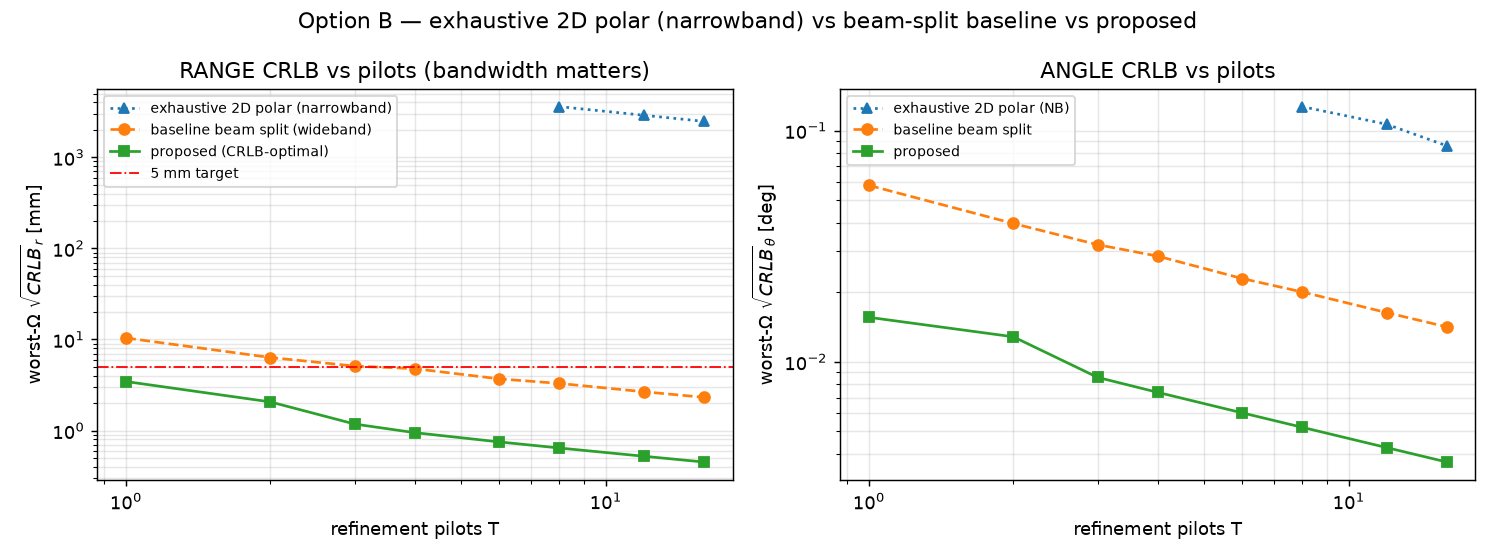

Generate this figure with Python:
#!/usr/bin/env python3
"""
Option B — three-way overhead↔accuracy comparison:
  (i)  Exhaustive 2-D polar search   — T phase-shifter-focused polar codewords
       tiling Omega (no beam split; the classical high-overhead near-field
       baseline), evaluated under the SAME off-grid ML / semi-closed CRLB;
  (ii) Baseline beam split           — space-covering distance-dependent sweep;
  (iii)Proposed                      — CRLB-optimal (Omega-focused) beam split.
All reuse the baseline delay_polar_2d channel model. Fixed absolute noise.
"""
import os, numpy as np
import matplotlib; matplotlib.use("Agg")
import matplotlib.pyplot as plt

c = 3e8; Nt, fc, B, M = 128, 10e9, 2e9, 512
d = (c/fc)/2; nn = np.arange(-(Nt-1)/2, (Nt-1)/2+1)
fm = fc + B/M*(np.arange(1, M+1)-1-(M-1)/2); km = 2*np.pi*fm/c; kc = 2*np.pi*fc/c
SNR_dB = 10.0; SIGMA2 = 10**(-SNR_dB/10)
th0 = np.radians(11.54); r0 = 20.0; dth = np.radians(1.0); dr = 2.0
OMEGA = [(t, r) for t in th0+np.linspace(-dth, dth, 3) for r in r0+np.linspace(-dr, dr, 3)]
vth0 = np.sin(th0); a0 = np.cos(th0)**2/(2*r0)
ratio = fc/fm; dspan = ratio.max()-ratio.min(); rmid = ratio.mean()
vext = np.cos(th0)*2*dth
aext = abs(np.cos(th0)**2/(2*(r0-dr)) - np.cos(th0)**2/(2*(r0+dr)))

def cw(t1, a1, t2, a2):
    ncol = nn.reshape(-1, 1)
    return 1/np.sqrt(Nt)*np.exp(-1j*km[None, :]*(ncol*d*t1-ncol**2*d**2*a1)
                                -1j*kc*(ncol*d*t2-ncol**2*d**2*a2))     # Nt x M

def channel(theta, r):
    rn = np.sqrt(r**2+(nn*d)**2-2*r*nn*d*np.sin(theta))
    return np.exp(-1j*np.outer(km, rn))/np.sqrt(Nt)

def fim(Wl, theta, r, subc=None):
    # subc = subcarrier index subset to observe (None -> all M, wideband).
    # Narrowband exhaustive polar search observes ONE subcarrier per pilot.
    idx = np.arange(M) if subc is None else np.asarray(subc)
    H = channel(theta, r); st, ct = np.sin(theta), np.cos(theta); D = []
    for Ws in Wl:
        g = (H*Ws.T)[idx]; kmi = km[idx]
        G0 = g.sum(1); G1 = (g*nn).sum(1); G2 = (g*nn**2).sum(1)
        D.append(np.column_stack([1j*kmi*(d*ct*G1+(d**2*ct*st/r)*G2),
                                  -1j*kmi*(G0-(d**2*ct**2/(2*r**2))*G2), G0, 1j*G0]))
    D = np.vstack(D); J = (2/SIGMA2)*np.real(D.conj().T@D)
    try: C = np.linalg.inv(J)
    except np.linalg.LinAlgError: return np.inf, np.inf
    if np.min(np.linalg.eigvalsh(J)) <= 0: return np.inf, np.inf
    return C[0, 0], C[1, 1]

def best_gain(Wl, theta, r):
    H = channel(theta, r)
    return max(np.abs(np.einsum('mn,nm->m', H, Ws)).max()**2 for Ws in Wl)

def worstO(Wl, subc=None):
    cs = [fim(Wl, t, r, subc) for t, r in OMEGA]
    return max(c[0] for c in cs)**.5, max(c[1] for c in cs)**.5, min(best_gain(Wl, t, r) for t, r in OMEGA)

MC = M//2   # center subcarrier for the narrowband exhaustive polar search

def baseline_T(T):
    return [cw(-31-s*(2/T), -0.454, 15, 0.5) for s in range(T)]

def proposed_T(T):                 # Omega-focused beam split, T tiles
    Wl = []
    for s in range(T):
        w = vext/T; wa = aext/T
        cs = vth0-vext/2+(s+0.5)*w; ac = a0-aext/2+(s+0.5)*wa
        t2 = w/dspan; t1 = cs-rmid*t2; a2 = wa/dspan; a1 = ac-rmid*a2
        Wl.append(cw(t1, a1, t2, a2))
    return Wl

def exhaustive_polar_T(T):         # T PS-focused polar beams tiling Omega (no beam split)
    a = int(round(np.sqrt(T))); b = int(np.ceil(T/max(a, 1))); a = max(a, 1)
    vs = vth0-vext/2 + (np.arange(a)+0.5)*(vext/a)
    as_ = a0-aext/2 + (np.arange(b)+0.5)*(aext/b)
    cells = [(v, al) for v in vs for al in as_][:T]
    return [cw(0.0, 0.0, v, al) for v, al in cells]   # theta1=alpha1=0 -> pure PS focus

Ts = np.array([1, 2, 3, 4, 6, 8, 12, 16])
# beam-split methods: wideband (M subcarrier looks per pilot)
bas = np.array([worstO(baseline_T(T)) for T in Ts])
pro = np.array([worstO(proposed_T(T)) for T in Ts])
# exhaustive 2D polar: NARROWBAND (1 look/pilot, center subcarrier); needs T>=4 to be identifiable
exh = np.array([worstO(exhaustive_polar_T(T), subc=[MC]) for T in Ts])

print("=== 3-way overhead vs worst-Omega range CRLB [mm] (exhaustive = narrowband) ===")
print(f"{'T':>3} | {'exh.polar(NB)':>13} | {'baseline BS':>12} | {'proposed':>10}")
for i, T in enumerate(Ts):
    e = exh[i,1]*1e3; es = f'{e:13.3f}' if np.isfinite(e) else f'{"inf(rank<4)":>13}'
    print(f"{T:>3} | {es} | {bas[i,1]*1e3:>12.3f} | {pro[i,1]*1e3:>10.3f}")

def slots(a, tgt=5.0):
    k = np.where(a[:,1]*1e3 <= tgt)[0]; return int(Ts[k[0]]) if len(k) else None
print(f"\nNOTE: exhaustive polar also needs O(N_theta*S) pilots to SWEEP the full space "
      f"with no coarse prior; N_theta*S ~ {Nt}*S (hundreds-thousands).")
print(f"pilots to reach 5 mm (given the region):  exhaustive(NB)={slots(exh)}  baseline={slots(bas)}  proposed={slots(pro)}")

print("\nangle CRLB [deg] (angle is fine narrowband; only RANGE needs bandwidth):")
for i, T in enumerate(Ts):
    e = np.degrees(exh[i,0])
    print(f"  T={T:>2}  exh(NB)={e:.4f}" if np.isfinite(e) else f"  T={T:>2}  exh(NB)=inf", end='')
    print(f"  baseline={np.degrees(bas[i,0]):.4f}  proposed={np.degrees(pro[i,0]):.4f}")

def cleanplot(ax, x, y, mask=None, **kw):
    m = np.isfinite(y) if mask is None else (np.isfinite(y) & mask)
    ax.loglog(x[m], y[m], **kw)
Tsx = Ts.astype(float)
exh_ok = (exh[:,1]*1e3) < 1e4   # drop rank-deficient / absurd (>10 m) exhaustive points
fig, ax = plt.subplots(1, 2, figsize=(11.5, 4.3))
cleanplot(ax[0], Tsx, exh[:,1]*1e3, mask=exh_ok, marker='^', ls=':', label='exhaustive 2D polar (narrowband)')
cleanplot(ax[0], Tsx, bas[:,1]*1e3, marker='o', ls='--', label='baseline beam split (wideband)')
cleanplot(ax[0], Tsx, pro[:,1]*1e3, marker='s', ls='-', label='proposed (CRLB-optimal)')
ax[0].axhline(5, color='r', ls='-.', lw=1, label='5 mm target')
ax[0].set(xlabel='refinement pilots T', ylabel='worst-$\\Omega$ $\\sqrt{CRLB}_r$ [mm]',
          title='RANGE CRLB vs pilots (bandwidth matters)'); ax[0].grid(alpha=.3, which='both'); ax[0].legend(fontsize=8)
cleanplot(ax[1], Tsx, np.degrees(exh[:,0]), mask=exh_ok, marker='^', ls=':', label='exhaustive 2D polar (NB)')
cleanplot(ax[1], Tsx, np.degrees(bas[:,0]), marker='o', ls='--', label='baseline beam split')
cleanplot(ax[1], Tsx, np.degrees(pro[:,0]), marker='s', ls='-', label='proposed')
ax[1].set(xlabel='refinement pilots T', ylabel='worst-$\\Omega$ $\\sqrt{CRLB}_\\theta$ [deg]',
          title='ANGLE CRLB vs pilots'); ax[1].grid(alpha=.3, which='both'); ax[1].legend(fontsize=8)
fig.suptitle('Option B — exhaustive 2D polar (narrowband) vs beam-split baseline vs proposed')
fig.tight_layout()
outp = os.path.join(os.path.dirname(os.path.abspath(__file__)), "crlb_baselines.png")
fig.savefig(outp, dpi=130); print("saved ->", outp)
